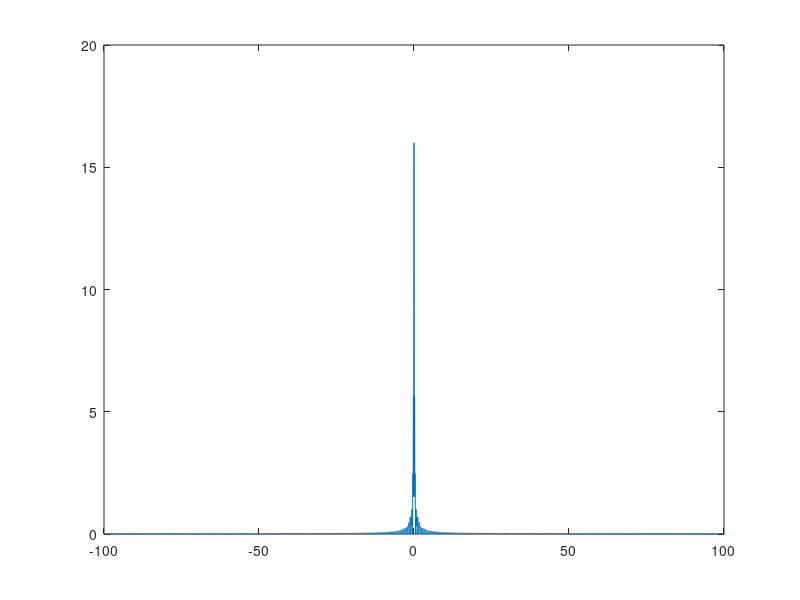
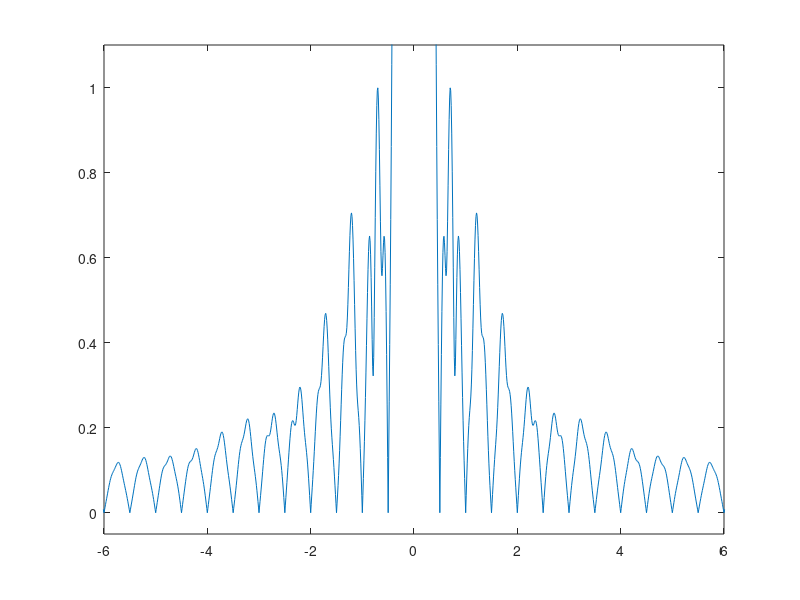
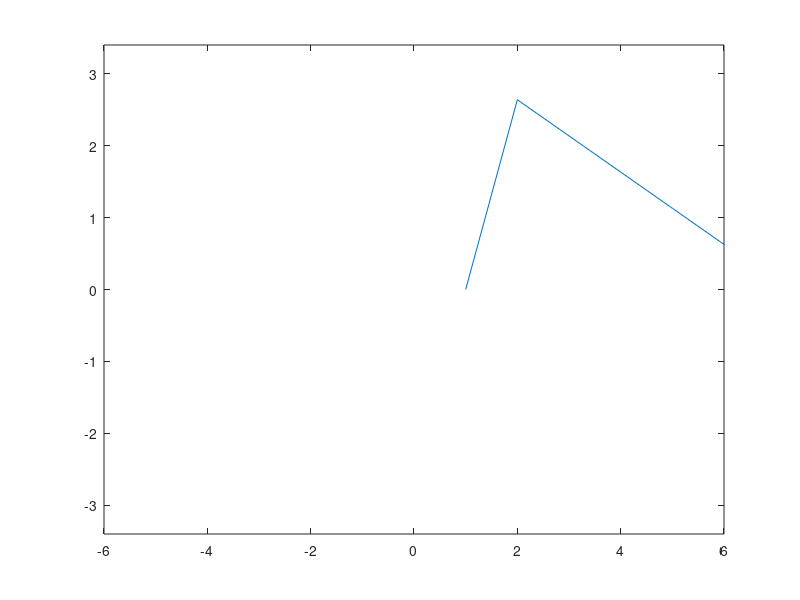

These charts were generated, in order, by the following MATLAB code:
clc; clear all; 

f = -100:0.01:100;
Y = (8.*(sinc(2.*f)).*(sinc(2.*f)).*(exp(-j.*6.*pi.*f))) ...
    + (4.*(sinc(2.*f)).*(sinc(f)).*(exp(-j.*12.*pi.*f))) ...
    + (4.*(sinc(2.*f)).*(exp(-j.*16.*pi.*f)))

figure; plot(f,abs(Y))
figure; plot(f,abs(Y)); axis([-6 6 -0.05 1.1])
figure; plot(angle(Y)); axis([-6 6 -3.4 3.4])
